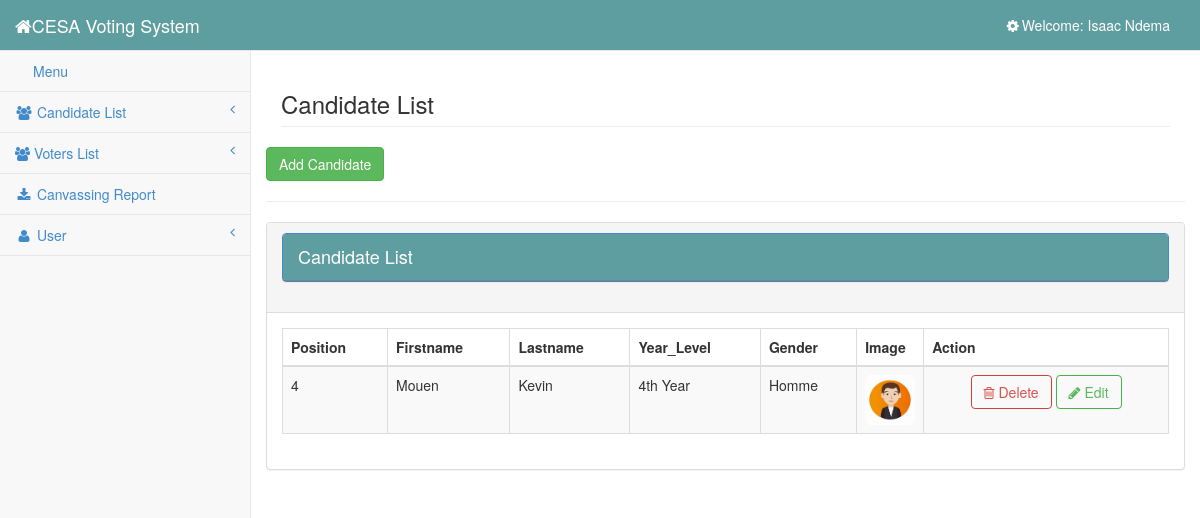
The page /admin/users.php (signed in) on the database its author committed.
### tables this page shows
CREATE TABLE IF NOT EXISTS `user` (
  `user_id` int(11) NOT NULL AUTO_INCREMENT,
  `username` varchar(100) NOT NULL,
  `password` varchar(100) NOT NULL,
  `firstname` varchar(100) NOT NULL,
  `lastname` varchar(100) NOT NULL,
  PRIMARY KEY (`user_id`)
);

CREATE TABLE IF NOT EXISTS `candidate` (
  `candidate_id` int(11) NOT NULL AUTO_INCREMENT,
  `position` int(11) ,
  `firstname` varchar(100) NOT NULL,
  `lastname` varchar(100) NOT NULL,
  `year_level` varchar(100) NOT NULL,
  `gender` varchar(100) NOT NULL,
  `img` varchar(100) NOT NULL,
  PRIMARY KEY (`candidate_id`),
  FOREIGN KEY (`position`) REFERENCES `postes`(`id`)
);

### admin/session.php (called while the page is built, shortened)
<?php
	require '../database/dbcon.php';
	$session_id=$_SESSION['id'];
	$user_query = $conn->query("SELECT * FROM user WHERE user_id = '$session_id'") or die(mysqli_errno());
	$user_row = $user_query->fetch_array();
?>

### admin/users.php (the view, shortened to what this page needs)
<?php include ('session.php');?>
<?php include ('head.php');?>
<body>
    <div id="wrapper">
        <?php include ('side_bar.php');?>
        <div id="page-wrapper">
            <div class="row">
                <div class="col-lg-12">
                    <h3 class="page-header">Candidate List</h3>
                </div>
				<button class="btn btn-success" data-toggle="modal" data-target="#myModal">Add Candidate</button>
				<hr/>
                    <div class="panel panel-default">
                        <div class="panel-heading">
                            <h4 class="modal-title" id="myModalLabel">
												<div class="panel panel-primary">
													<div class="panel-heading">
														Candidate List
													</div>
												</div>
											</h4>
                        </div>
                        <div class="panel-body">
                            <div class="table-responsive">
                                <table class="table table-striped table-bordered table-hover" id="dataTables-example">
                                    <thead>
                                        <tr>
                                            <th>Position</th>
                                            <th>Firstname</th>
                                            <th>Lastname</th>
                                            <th>Year_Level</th>
                                            <th>Gender</th>
                                            <th>Image</th>
                                            <th>Action</th>
                                        </tr>
                                    </thead>
                                    <tbody>
                                        <tr>
										<?php
										$query=mysql_query("SELECT * FROM candidate ORDER BY candidate_id DESC");
										while($row = mysql_fetch_array($query)){
										$candidate_id=$row['candidate_id'];
										?>
											<td><?php echo $row ['position'];?></td>
                                            <td><?php echo $row ['firstname'];?></td>
                                            <td><?php echo $row ['lastname'];?></td>
                                            <td><?php echo $row ['year_level'];?></td>
                                            <td><?php echo $row ['gender'];?></td>
                                            <td width="50"><img src="<?php echo $row['img']; ?>" width="50" height="50" class="img-rounded"></td>
                                            <td style="text-align:center">
												 <a rel="tooltip"  title="Delete" id="<?php echo $candidate_id; ?>" href="#delete_user<?php echo $candidate_id; ?>" data-target="#delete_user" data-toggle="modal"class="btn btn-danger btn-outline"><i class="fa fa-trash-o"></i> Delete</a>
												  <a rel="tooltip"  title="Edit" id="<?php echo $row['candidate_id'] ?>" href="#edit_candidate<?php echo $row['candidate_id'] ?>"  data-toggle="modal"class="btn btn-success btn-outline"><i class="fa fa-pencil"></i> Edit</a>
											</td>
                                        </tr>
                                       <?php } ?>
                                    </tbody>
                                </table>
                            </div>
                        </div>
                    </div>
            </div>
        </div>
    </div>
</body>
</html>

### admin/side_bar.php (shortened to what this page needs)
<?php require '../database/dbcon.php';?>
<nav class="navbar navbar-default navbar-static-top" role="navigation" style="margin-bottom:0; background-color:cadetblue;">
    <div class="navbar-header">
        <a class="navbar-brand" href="" style="color:white;"><i class="fa fa-home fa-large"> </i>CESA Voting System</a>
    </div>
    <ul class="nav navbar-top-links navbar-right">
        <?php
        $query = $conn->query("SELECT * from user where user_id ='$session_id'") or die(mysql_error());
        while ($row = $query->fetch_array()) {
        ?>
            <li class="dropdown">
                <a class="dropdown-toggle" data-toggle="dropdown" href="#" style="color: white">
                    <i class="fa fa-cog fa-spin fa-fw"></i>Welcome: <?php echo $user_username = $user_row['firstname'] . " " . $user_row['lastname']; ?>
                </a>
            </li>
        <?php } ?>
    </ul>
    <div class="navbar-default sidebar" role="navigation">
        <div class="sidebar-nav navbar-collapse">
            <ul class="nav" id="side-menu">
                <li>
                    <a href="candidate.php"><i class="fa fa-menu fa-fw"></i>Menu </a>
                </li>
                <li>
                    <a href="#"><i class="fa fa-users fa-fw"></i> Candidate List<span class="fa arrow"></span></a>
                </li>
                <li>
                    <a href="#"><i class="fa fa-users"></i> Voters List<span class="fa arrow"></span></a>
                </li>
                <li>
                    <a target="blank" href="../results.php?token=CESAGI2022"><i class="fa fa-download fa-fw"></i> Canvassing Report</a>
                </li>
                <li>
                    <a href="#"><i class="fa fa-user fa-fw"></i> User<span class="fa arrow"></span></a>
                </li>
            </ul>
        </div>
    </div>
</nav>

### css/sb-admin-2.css (style rules this page uses)
body { background-color: #f8f8f8; }
#wrapper { width: 100%; }
#page-wrapper { padding: 0 15px; min-height: 568px; background-color: #fff; }
@media (min-width:768px) { #page-wrapper { position: inherit; margin: 0 0 0 250px; padding: 0 30px; border-left: 1px solid #e7e7e7; } }
.navbar-top-links li { display: inline-block; }
.navbar-top-links li:last-child { margin-right: 15px; }
.navbar-top-links li a { padding: 15px; min-height: 50px; }
.sidebar .sidebar-nav.navbar-collapse { padding-right: 0; padding-left: 0; }
.sidebar ul li { border-bottom: 1px solid #e7e7e7; }
.sidebar .arrow { float: right; }
.sidebar .fa.arrow:before { content: "\f104"; }
@media (min-width:768px) { .sidebar { z-index: 1; position: absolute; width: 250px; margin-top: 51px; } }
.btn-outline { color: inherit; background-color: transparent; transition: all .5s; }
.btn-success.btn-outline { color: #5cb85c; }
.btn-danger.btn-outline { color: #d9534f; }

### rows shown on the page
user: firstname+lastname "Isaac Ndema"
candidate: position "4", firstname "Mouen", lastname "Kevin", year_level "4th Year", gender "Homme", img (picture)
